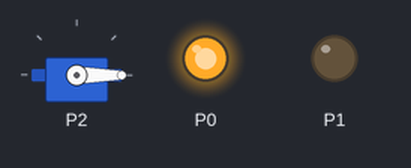
A program run on a simulated BBC micro:bit (MakeCode). Parts: servo, output pins drawn as LEDs (lit = HIGH).

Above: at 0.05 s.
At 2.0 s:
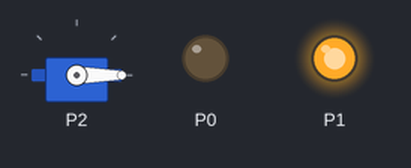
At 3.1 s:
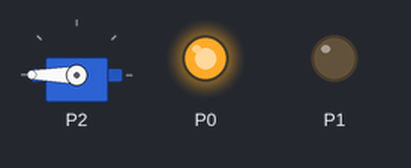
At 4.0 s:
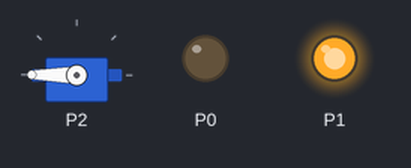
Timing chart, 0 to 5.2 s (numbered marks = the images above):
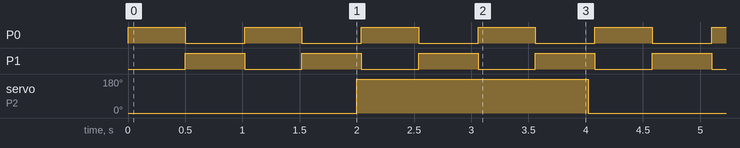

The program:

main.ts
```typescript
basic.forever(function () {
    pins.digitalWritePin(DigitalPin.P1, 0)
    pins.digitalWritePin(DigitalPin.P0, 1)
    basic.pause(500)
    pins.digitalWritePin(DigitalPin.P0, 0)
    pins.digitalWritePin(DigitalPin.P1, 1)
    basic.pause(500)
})
basic.forever(function () {
    pins.servoWritePin(AnalogPin.P2, 0)
    basic.pause(2000)
    pins.servoWritePin(AnalogPin.P2, 180)
    basic.pause(2000)
})
```

test.ts
```typescript
// les tests vont ici; ceci n'est pas compilé lorsque cet ensemble est utilisé en tant qu'extension.
```

Measured:
- by itself, P0: alternates HIGH for 0.50 s and LOW for 0.52 s
- by itself, P1: alternates HIGH for 0.52 s and LOW for 0.50 s
- by itself, servo on P2: alternates 180° for 2.0 s and 0° for 2.0 s
